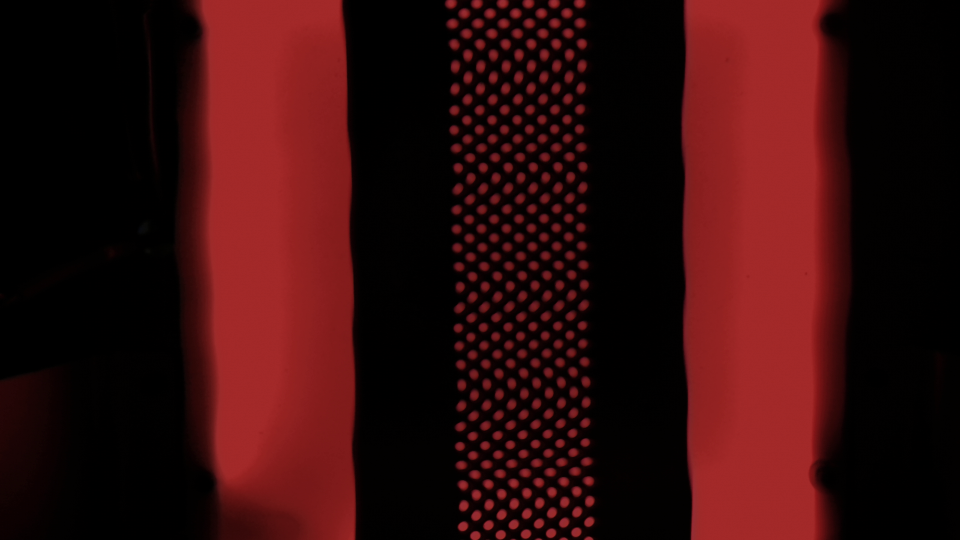
#> input picture data/recordings/20260512_194928/frame_0162.png, 1920 x 1080 px, found by its file name (shown at 1/2 size)
$ python _esterilla_detect_diag.py
#> lines starting #> are read from the running program, lines starting #| are printed output that depends on the picture; after the words box and inside, x2 and y2 are one past the last pixel; in counts of white or black regions, pixels touching at a corner belong together
### src/io/load_images.py
import cv2
import numpy as np
from pathlib import Path


def load_bgr_image(path: Path) -> np.ndarray:
    img = cv2.imread(str(path), cv2.IMREAD_COLOR)
#> img is the input picture: shape (1080, 1920, 3); mean B, G, R 12.5, 12.4, 53.1
    if img is None:
        raise FileNotFoundError(f"No se pudo leer la imagen: {path}")
    return img

### src/pipeline/align_edge.py
import math
from dataclasses import dataclass
from typing import Tuple, Optional

import cv2
import numpy as np


@dataclass(frozen=True)
class EdgeAlignResult:
    angle_deg: float
    used_lines: int


# [9 lines left out: function _rotate_keep_size, not called in this run]


def estimate_angle_from_right_edge(
    img_bgr: np.ndarray,
    right_strip_ratio: float = 0.30,
    canny1: int = 50,
    canny2: int = 150,
    hough_threshold: int = 60,
    min_line_len: int = 80,
    max_line_gap: int = 10,
) -> EdgeAlignResult:
    """
    Estima la rotación usando líneas del borde derecho de la chapa.
    Devuelve ángulo (deg) que hay que aplicar para dejar el borde vertical.
    """
#> called with right_strip_ratio = 0.3, canny1 = 50, canny2 = 150, hough_threshold = 60, min_line_len = 80, max_line_gap = 10
    h, w = img_bgr.shape[:2]
    x0 = int(w * (1.0 - right_strip_ratio))
    x0 = max(0, min(x0, w - 1))

    roi = img_bgr[:, x0:w]
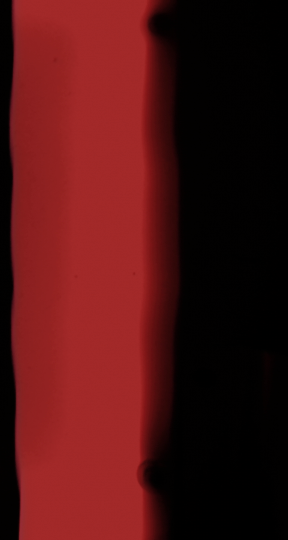
#> roi: shape (1080, 576, 3) (shown at 1/2 size); mean B, G, R 18.6, 18.6, 78.3
    if roi.shape[0] < 5 or roi.shape[1] < 5:
        return EdgeAlignResult(angle_deg=0.0, used_lines=0)
    gray = cv2.cvtColor(roi, cv2.COLOR_BGR2GRAY)
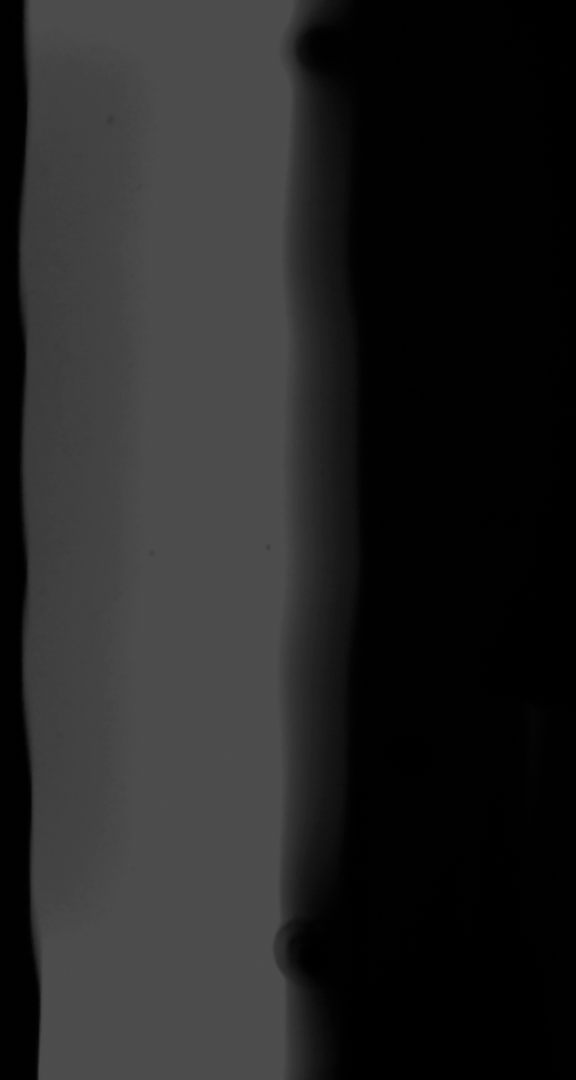
#> gray: shape (1080, 576); min 0, max 77, mean 36.3
    gray = cv2.GaussianBlur(gray, (5, 5), 0)

    edges = cv2.Canny(gray, canny1, canny2)
#> edges: shape (1080, 576); 0.12% white in thin lines or dots, all inside (x1, y1, x2, y2) = (21, 328, 41, 1080)
#> (the rest of the program and of its run is left out)
